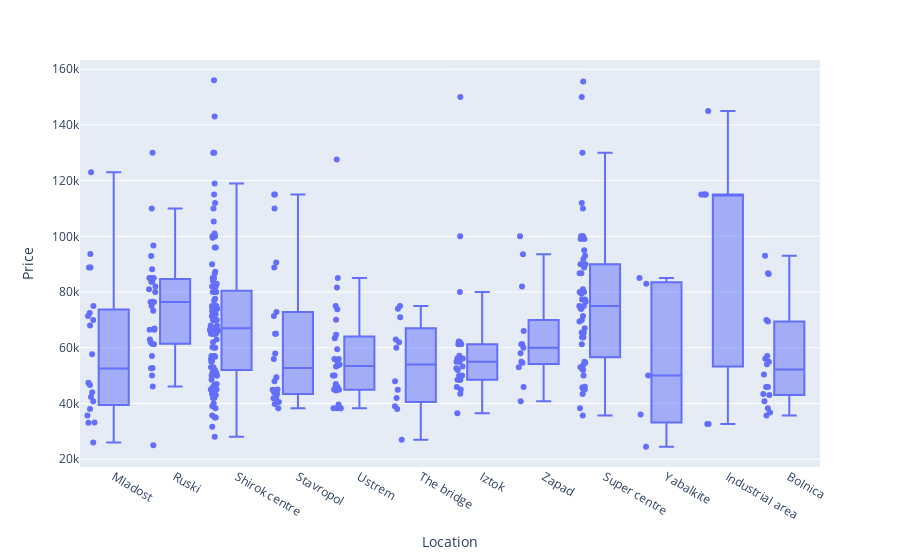

The code cell stored with this chart in its notebook:
### Code cell
import plotly.express as px
fig = px.box(df_estate_collection_all, x="Location", y="Price", points="all")
fig.show()

### Figure 1 — Plotly figure (JSON) as saved in the notebook; plotly's stock layout.template omitted (floating-point values rounded to 4 significant figures; data arrays with more than 128 entries replaced by an {"elided": "..."} marker saying what was removed)
{"data": [{"alignmentgroup": "True", "boxpoints": "all", "hovertemplate": "Location=%{x}<br>Price=%{y}<extra></extra>", "legendgroup": "", "marker": {"color": "#636efa"}, "name": "", "notched": false, "offsetgroup": "", "orientation": "v", "showlegend": false, "type": "box", "x": {"elided": "345 str values"}, "x0": " ", "xaxis": "x", "y": {"elided": "345 int values"}, "y0": " ", "yaxis": "y"}], "layout": {"autosize": true, "boxmode": "group", "legend": {"tracegroupgap": 0}, "margin": {"t": 60}, "xaxis": {"anchor": "y", "autorange": true, "domain": [0, 1], "range": [-0.5291, 11.5], "title": {"text": "Location"}, "type": "category"}, "yaxis": {"anchor": "x", "autorange": true, "domain": [0, 1], "range": [17180.0, 163300.0], "title": {"text": "Price"}, "type": "linear"}}}
